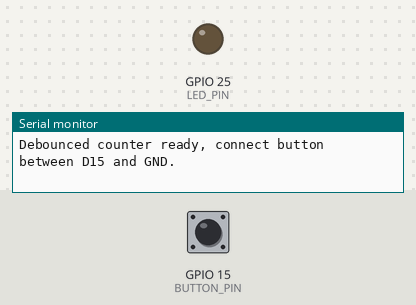
This sketch was run on a simulated ESP32. Shown: output pins drawn as LEDs (lit = HIGH), the last lines printed to the serial monitor. The inputs (shaded band) are chosen by the test bench; at power-on: GPIO 15 (BUTTON_PIN) HIGH.

Above: at 1.2 s.
1.3 s: GPIO 15 (BUTTON_PIN) pulled LOW for 0.15 s
At 2.5 s:
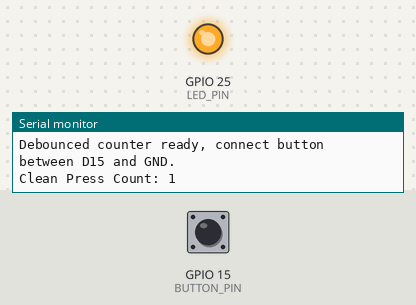
2.9 s: GPIO 15 (BUTTON_PIN) pulled LOW for 1 s
At 3.9 s:
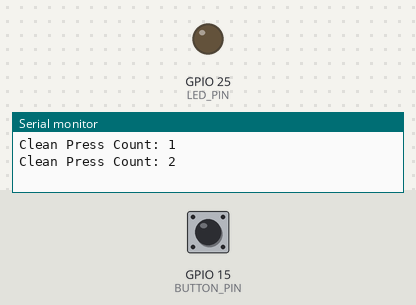
5.4 s: GPIO 15 (BUTTON_PIN) pulled LOW for 3.2 s
At 5.8 s:
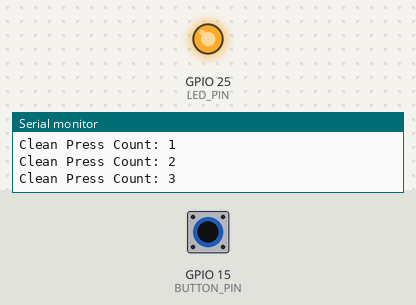
Timing chart, 0 to 8.4 s (numbered marks = the images above; inputs shaded):
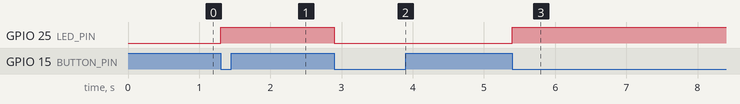

The sketch:

btn_press_d15_debounce.ino
```cpp
#include <Arduino.h>

const int BUTTON_PIN = 15;
const int LED_PIN = 25;

volatile uint32_t pressCount = 0;
volatile bool updated = false;

// Debounce variables
volatile uint32_t lastInterruptTime = 0;
const uint32_t debounceDelay = 100;

// The ISR
void handleButtonPress() {
    uint32_t interruptTime = millis();

    // If interrupts come faster than 200ms, assume it's a bounce and ignore
    if (interruptTime - lastInterruptTime > debounceDelay) {
        pressCount++;
        updated = true;
        digitalWrite(LED_PIN, !digitalRead(LED_PIN));

        lastInterruptTime = interruptTime;
    }
}

void setup() {
    Serial.begin(115200);
    pinMode(LED_PIN, OUTPUT);
    pinMode(BUTTON_PIN, INPUT_PULLUP);

    // Attach interrupt to FALLING edge (Button to GND)
    attachInterrupt(digitalPinToInterrupt(BUTTON_PIN), handleButtonPress, FALLING);

    Serial.println("Debounced counter ready, connect button between D15 and GND.");
}

void loop() {
    if (updated) {
        updated = false;
        Serial.print("Clean Press Count: ");
        Serial.println(pressCount);
    }
}
```

Measured:
- after the input at 1.3 s, GPIO 25 (LED_PIN): LOW → HIGH at once
- after the input at 2.9 s, GPIO 25 (LED_PIN): HIGH → LOW at once
- after the input at 5.4 s, GPIO 25 (LED_PIN): LOW → HIGH at once
